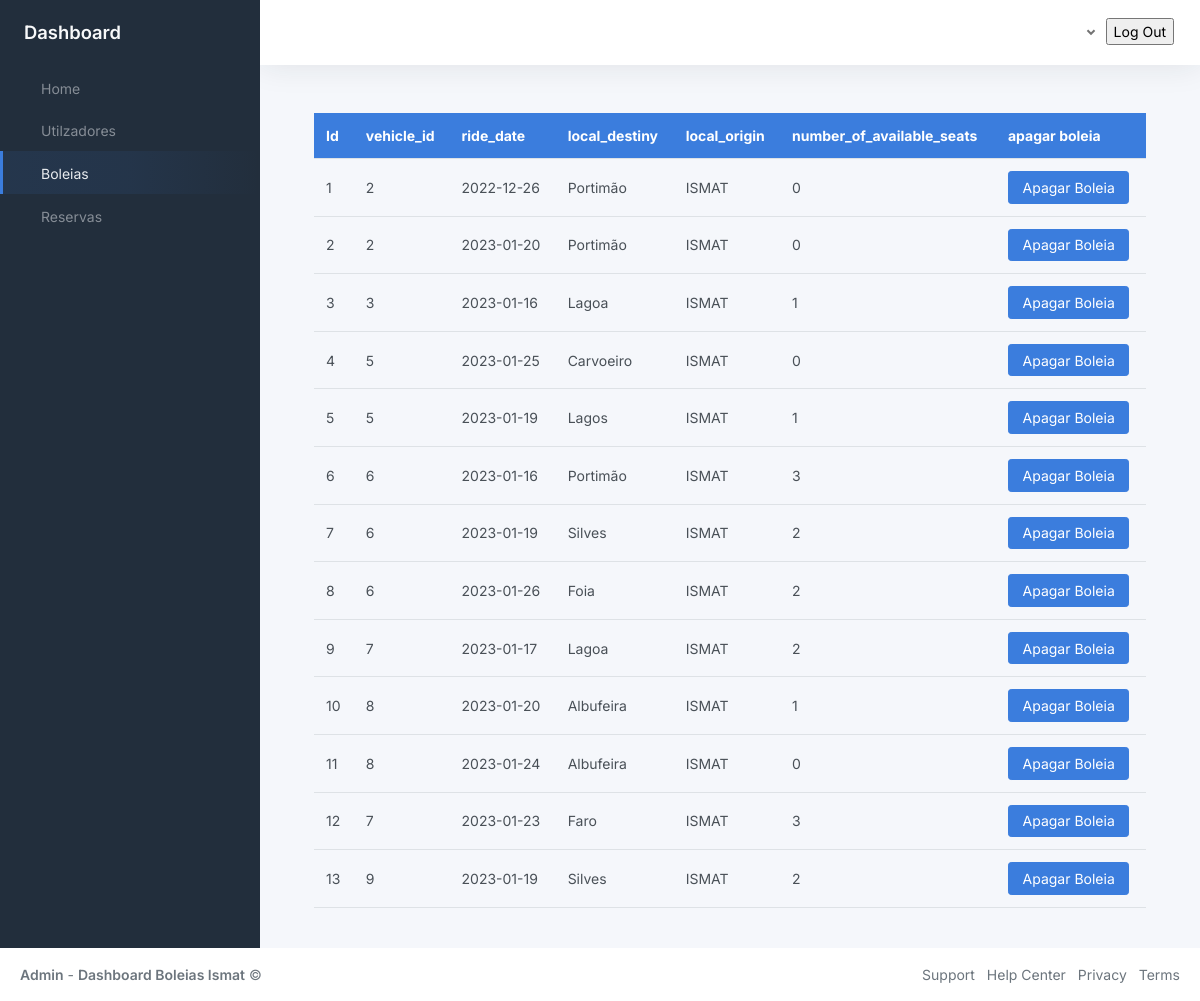
Page /ridePage on the committed database.
### BackOffice/models.py (models this page shows, shortened)
class Ride(db.Model):
	__tablename__ = 'ride'
	__table_args__ = (db.UniqueConstraint('user_id', 'vehicle_id', 'ride_date'),)
	id = db.Column(db.Integer, primary_key=True)
	user_id = db.Column('user_id', db.ForeignKey('user.id'), nullable=False)
	user = db.relationship('User', backref='ride')
	vehicle_id = db.Column('vehicle_id', db.ForeignKey('vehicle.id'), nullable=False)
	vehicle = db.relationship('Vehicle', backref='ride')
	ride_date = db.Column(db.String(9), nullable=False)
	ride_scheduled_time = db.Column(db.String(5), nullable=False)
	local_destiny = db.Column(db.String(40), nullable=False)
	local_origin = db.Column(db.String(40), nullable=False)
	number_of_available_seats = db.Column(db.Integer(), nullable=False)
	createdAt = db.Column(db.DateTime, default=datetime.now)
	updatedAt = db.Column(db.DateTime, default=datetime.now)

### BackOffice/boleiasModule/__init__.py (the view)
@rideModule.route('/ridePage', methods=['GET', 'POST'])
def toRidePage():
    if current_user.is_authenticated:
        print("Noice")
    else:
        print("Not Noice")
    get_Ride= db.session.query(Ride).all()
    form = AdminForm()
    return render_template("boleias.html", title="Login", get_Ride = get_Ride)

### BackOffice/forms.py
class AdminForm(FlaskForm):
    student_number = StringField(label="Numero Estudante", validators=[InputRequired(), Length(min=9, max=9)])
    password = PasswordField(label="Password", validators=[InputRequired(),  Length(min=8, max=255)])
    login = SubmitField(id="bt")

### BackOffice/templates/boleias.html (shortened to what this page needs)
{% extends 'index.html'%}
{% block navOptions %}
    <ul class="sidebar-nav">
        <li class="sidebar-item">
            <a class="sidebar-link" href="{{url_for('homeModule.toHomePage')}}">
                 <span class="align-middle">Home</span>
            </a>
        </li>
        <li class="sidebar-item ">
            <a class="sidebar-link" href="{{url_for('userModule.toUsersPage')}}">
                 <span class="align-middle">Utilzadores</span>
            </a>
        </li>
        <li class="sidebar-item active">
            <a class="sidebar-link" href="{{url_for('rideModule.toRidePage')}}">
                 <span class="align-middle">Boleias</span>
            </a>
        </li>
        <li class="sidebar-item ">
            <a class="sidebar-link" href="{{url_for('reservaModule.toReservaPage')}}">
                 <span class="align-middle">Reservas</span>
            </a>
        </li>
    </ul>
{% endblock navOptions %}
{% block content %}
<div class="container-md" id="table">
    <div class="table-responsive">
        <table class="table display nowrap" id="tabela">
            <thead class="bg-primary text-white">
                <tr>
                    <th>Id</th>
                    <th>vehicle_id</th>
                    <th>ride_date</th>
                    <th>local_destiny</th>
                    <th>local_origin</th>
                    <th>number_of_available_seats</th>
                    <th>apagar boleia</th>
                </tr>
            </thead>
            <tbody>
                {% for ride in get_Ride %}
                <tr>
                <td>{{ride.id}}</td>
                <td>{{ride.vehicle_id}}</td>
                <td>{{ride.ride_date}}</td>
                <td>{{ride.local_destiny}}</td>
                <td>{{ride.local_origin}}</td>
                <td>{{ride.number_of_available_seats}}</td>
                <td><button class="Apagar btn btn-primary" id="{{ride.id}}">Apagar Boleia</button></td>
            </tr>
            {% endfor %}
            </tbody>
        </table>
    </div>
</div>
{% endblock content %}

### BackOffice/templates/index.html (shortened to what this page needs)
<!DOCTYPE html>
<html lang="en">
<head>
	<link rel="stylesheet" href="https://cdnjs.cloudflare.com/ajax/libs/font-awesome/6.2.1/css/all.min.css">
	<link href="{{url_for('static', filename='css/app.css')}}" rel="stylesheet">
</head>
<body>
	<div class="wrapper">
		<nav id="sidebar" class="sidebar js-sidebar">
			<div class="sidebar-content js-simplebar">
				<a class="sidebar-brand" href="index.html">
					<span class="align-middle">Dashboard</span>
				</a>
				{% block navOptions %}
				{% endblock navOptions %}
			</div>
		</nav>
		<div class="main">
			<nav class="navbar navbar-expand navbar-light navbar-bg">
				<div class="navbar-collapse collapse">
					<ul class="navbar-nav navbar-align">
						<a class="nav-link dropdown-toggle d-none d-sm-inline-block" href="#">
						</a>
						<div class="m-1">
							<form action="{{url_for('login.logOut')}}">
								<input type="submit" value="Log Out" />
							</form>
						</div>
					</ul>
				</div>
			</nav>
			<main class="content">
				{% block content %}
				{% endblock content %}
			</main>
		</div>
	</div>
	<footer class="footer">
		<div class="container-fluid ">
			<div class="row text-muted">
				<div class="col-6 text-start">
					<p class="mb-0">
						<a class="text-muted" href="https://adminkit.io/" target="_blank"><strong>Admin</strong></a> - <a class="text-muted" href="https://adminkit.io/" target="_blank"><strong>Dashboard Boleias Ismat</strong></a>								&copy;
					</p>
				</div>
				<div class="col-6 text-end">
					<ul class="list-inline">
						<li class="list-inline-item">
							<a class="text-muted" href="https://adminkit.io/" target="_blank">Support</a>
						</li>
						<li class="list-inline-item">
							<a class="text-muted" href="https://adminkit.io/" target="_blank">Help Center</a>
						</li>
						<li class="list-inline-item">
							<a class="text-muted" href="https://adminkit.io/" target="_blank">Privacy</a>
						</li>
						<li class="list-inline-item">
							<a class="text-muted" href="https://adminkit.io/" target="_blank">Terms</a>
						</li>
					</ul>
				</div>
			</div>
		</div>
	</footer>
</body>
</html>

### rows in the picture
Ride: id "1", vehicle_id "2", ride_date "2022-12-26", local_destiny "Portimão", local_origin "ISMAT", number_of_available_seats "0"
Ride: id "2", vehicle_id "2", ride_date "2023-01-20", local_destiny "Portimão", local_origin "ISMAT", number_of_available_seats "0"
Ride: id "3", vehicle_id "3", ride_date "2023-01-16", local_destiny "Lagoa", local_origin "ISMAT", number_of_available_seats "1"
Ride: id "4", vehicle_id "5", ride_date "2023-01-25", local_destiny "Carvoeiro", local_origin "ISMAT", number_of_available_seats "0"
Ride: id "5", vehicle_id "5", ride_date "2023-01-19", local_destiny "Lagos", local_origin "ISMAT", number_of_available_seats "1"
Ride: id "6", vehicle_id "6", ride_date "2023-01-16", local_destiny "Portimão", local_origin "ISMAT", number_of_available_seats "3"
Ride: id "7", vehicle_id "6", ride_date "2023-01-19", local_destiny "Silves", local_origin "ISMAT", number_of_available_seats "2"
Ride: id "8", vehicle_id "6", ride_date "2023-01-26", local_destiny "Foia", local_origin "ISMAT", number_of_available_seats "2"
Ride: id "9", vehicle_id "7", ride_date "2023-01-17", local_destiny "Lagoa", local_origin "ISMAT", number_of_available_seats "2"
Ride: id "10", vehicle_id "8", ride_date "2023-01-20", local_destiny "Albufeira", local_origin "ISMAT", number_of_available_seats "1"
Ride: id "11", vehicle_id "8", ride_date "2023-01-24", local_destiny "Albufeira", local_origin "ISMAT", number_of_available_seats "0"
Ride: id "12", vehicle_id "7", ride_date "2023-01-23", local_destiny "Faro", local_origin "ISMAT", number_of_available_seats "3"
Ride: id "13", vehicle_id "9", ride_date "2023-01-19", local_destiny "Silves", local_origin "ISMAT", number_of_available_seats "2"
